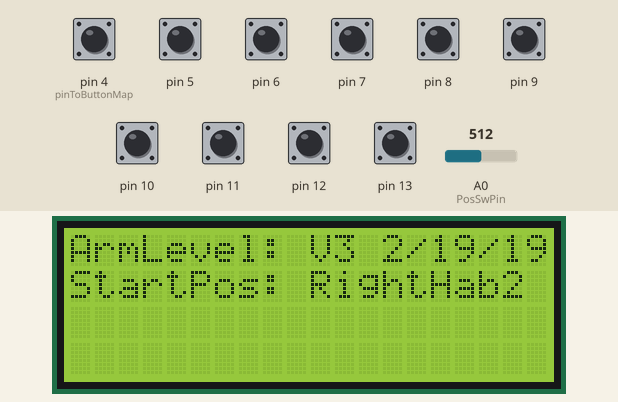
Simulated run of this sketch. Board: Arduino Leonardo, built with avr-gcc and run on an emulated ATmega32U4. Shown: 20×4 character LCD. The inputs (shaded band) are chosen by the test bench; at power-on: pin 4 (pinToButtonMap), pin 5–13 HIGH, A0 (PosSwPin) = 512. USB keyboard and mouse output is not drawn.

Above: at 1.2 s.
1.3 s: A0 (PosSwPin) set to 585
2.8 s: A0 (PosSwPin) set to 602
At 3.7 s:
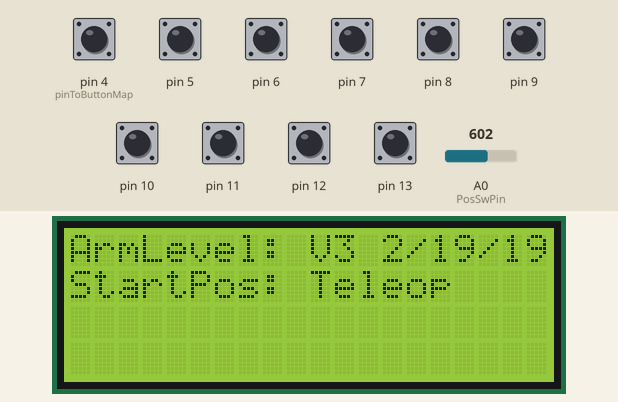
4.3 s: pin 4 (pinToButtonMap) pulled LOW for 0.15 s
At 5.1 s:
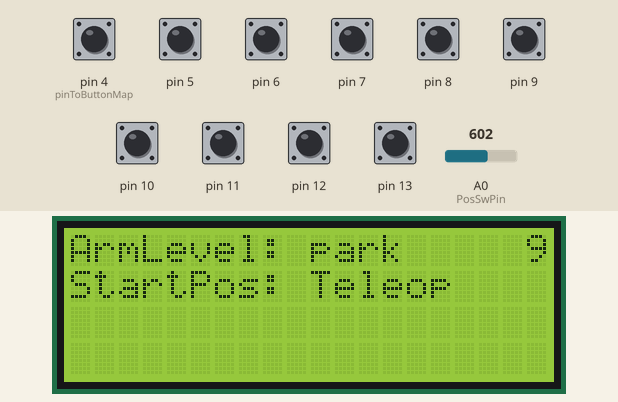
5.9 s: pin 5 pulled LOW for 0.15 s
At 6.3 s:
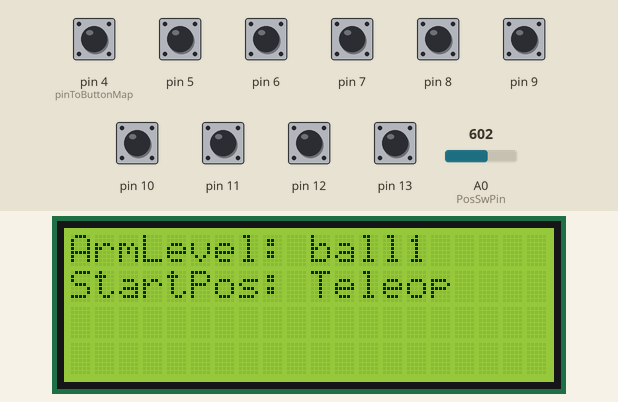
7.5 s: pin 8 pulled LOW for 0.15 s
At 8.5 s:
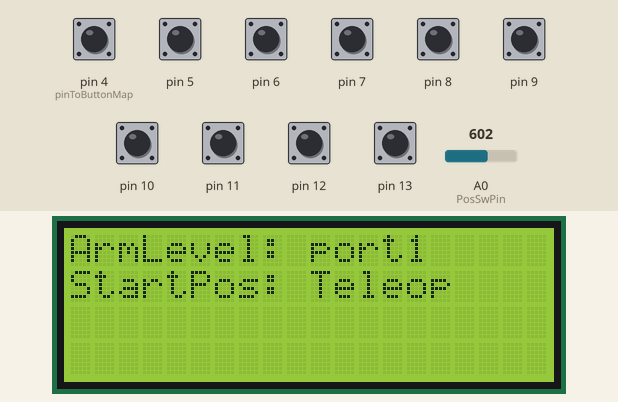
9.1 s: pin 11 pulled LOW for 0.15 s
At 9.8 s:
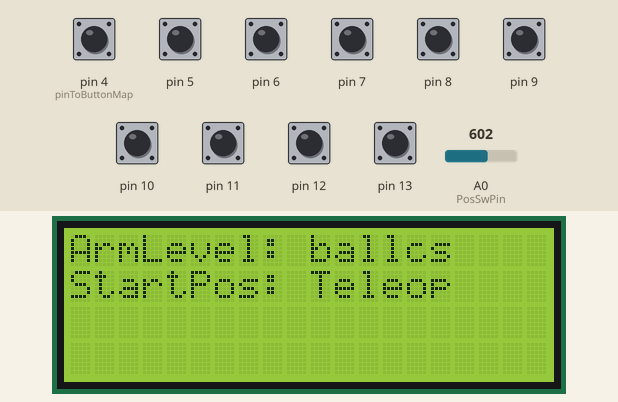
Timing chart, 0 to 11.7 s (numbered marks = the images above; inputs shaded):
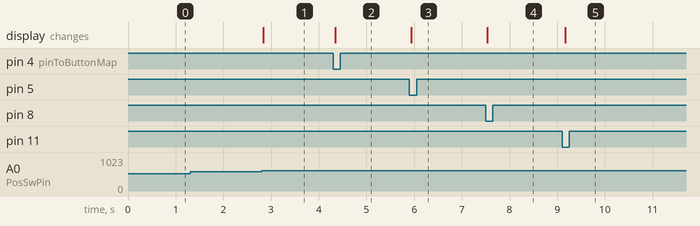

The sketch:

deepSpaceConsole.ino
```cpp
#include <Joystick.h>
#include <LiquidCrystal_I2C.h>
/*
* name id
* constant for type
* number of buttons (limit 16 on drivestation)
* number of POV hats (limit 2)
* x axis t/f
* y axis t/f
* z axis t/f
* rudder / paddle / other names of no meaning to me 4 * t/f
* throttle t/f
* 3 * t/f
* see arduino joystick on github for more info
*/
Joystick_ Joystick(JOYSTICK_DEFAULT_REPORT_ID,JOYSTICK_TYPE_GAMEPAD,
16, 1,
false, false, false,
false, false, false,
false, false,
false, false, false);

LiquidCrystal_I2C lcd(0x3F, 20, 4);

int PosSwPin = A0;
int PosSwMax = 1023;
int PosSwMin = 0;
int PosSwSegments = 5;
int PosSwIncrement = PosSwMax / PosSwSegments;
int PosSwMidPoint = PosSwIncrement / 2;
int PosSwPosition = 0;

void setup() {
  // put your setup code here, to run once:
  pinMode(4, INPUT_PULLUP);
  pinMode(5, INPUT_PULLUP);
  pinMode(6, INPUT_PULLUP);
  pinMode(7, INPUT_PULLUP);
  pinMode(8, INPUT_PULLUP);
  pinMode(9, INPUT_PULLUP);
  pinMode(10, INPUT_PULLUP);
  pinMode(11, INPUT_PULLUP);
  pinMode(12, INPUT_PULLUP);
  pinMode(13, INPUT_PULLUP);

  Joystick.begin();
  lcd.init();
  lcd.clear();
  lcd.setBacklight(255);

}

const int pinToButtonMap = 4;

int lastSwitchState[10] = {0,0,0,0,0,0,0,0,0,0};
String armPositions[10] = {"park     ",
                                 "ball1     ",
                                 "ball2     ",
                                 "ball3     ",
                                 "port1     ",
                                 "port2     ",
                                 "port3     ",
                                 "ballcs    ",
                                 "portcs    ",
                                 "spare3    "
                                 };

  String strPosSwitchStatement = "V3 2/19/19";

void loop() {
  lcd.home();
  lcd.print("ArmLevel: ");
  // put your main code here, to run repeatedly:
  for (int index = 0; index < 10; index++)
  {
    int currentSwitchState = !digitalRead(index + pinToButtonMap);
    //if (currentSwitchState != lastSwitchState[index])
    //{
      Joystick.setButton(index, currentSwitchState);
      lastSwitchState[index] = currentSwitchState;

    //  }

    if(currentSwitchState == true){

       // lcd.print(posSwitchStatements[index]);
       strPosSwitchStatement = armPositions[index];
    }
   }
   lcd.setCursor(10,0);
   lcd.print(strPosSwitchStatement);

   int PosSwValue = analogRead(PosSwPin);

   int PosSwPosition = (PosSwValue * PosSwSegments + PosSwMidPoint) / PosSwMax;
   lcd.setCursor(0,1);
   lcd.print("StartPos:");

   String strStartPos = "Teleop";

   switch(PosSwPosition){
    case 1:
      strStartPos = "LeftHab2  ";
      break;
    case 2:
      strStartPos = "RightHab2 ";
      break;
    default :
      strStartPos = "Teleop    ";

   }
   lcd.setCursor(10,1);
   lcd.print(strStartPos);

   Joystick.setHatSwitch(0, PosSwPosition*45);

}
```

Measured:
- the behaviour switches between 593 and 594 on A0 (PosSwPin) (found by bisection; images 0 and 1)
- after the input at 1.3 s, every drawn part: stays the same
- after the input at 2.8 s, the display: changes at once (image 1)
- after the input at 4.3 s, the display: changes at once (image 2)
- after the input at 5.9 s, the display: changes at once (image 3)
- after the input at 7.5 s, the display: changes at once (image 4)
- after the input at 9.1 s, the display: changes after 0.07 s (image 5)
